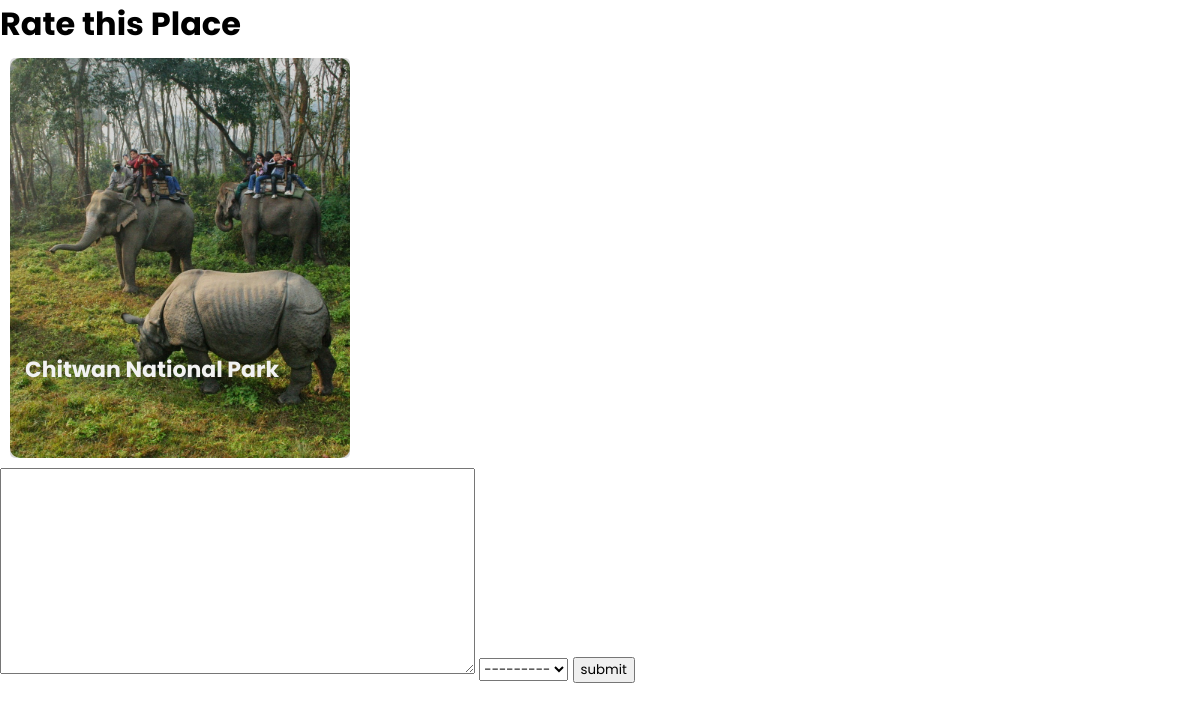
/5/rating, run on the app's committed database.
### stroll1/models.py (models this page shows, shortened)
class Destination(models.Model):
    id = models.AutoField(primary_key=True)
    name = models.CharField(max_length=100)
    description = models.CharField(max_length=300)
    price = models.FloatField()
    img = models.ImageField(upload_to="pics")
    @property
    def imageUrl(self):
        try:
            url = self.img.url
        except:
            url = ''
        return url

### stroll1/views.py (the view, shortened to what this page needs)
# urls.py: path("<dest_id>/rating", views.ratingPage, name="rating"),
def ratingPage(request, dest_id):
     destination = Destination.objects.get(id=dest_id)
     reviews = Rating.objects.filter(destination=destination)
     avg_reviews = reviews.aggregate(Avg('rating'))
     reviews_count = reviews.count()
     user = request.user
     form = ratingForm()
     context = {'form': form, 'destination': destination, 'avg_reviews' : avg_reviews,'reviews_count' : reviews_count}
     return render(request, 'rating.html', context)

### stroll1/forms.py
class ratingForm(ModelForm):
    description = forms.CharField(widget=forms.Textarea(attrs = {'class': 'materialize-textarea'}), required=False)
    class Meta:
        model = Rating
        fields = [ 'description', 'rating']

### Templates/rating.html (shortened to what this page needs)
{% load static %}
<head>
    <link href='https://unpkg.com/boxicons@2.1.4/css/boxicons.min.css' rel='stylesheet'>
    <link rel="stylesheet" href="/static/css/style.css">
    <link rel="stylesheet" href="/static/css/stroll-media.css">
</head>
<h1>Rate this Place</h1>
<div class="g-img products">
    <img src="{{destination.imageUrl}}" alt="">
    <div class="img-text">
        <h3 class="product-name">{{destination.name}}</h3>
    </div>
</div>
<form action="" method="POST">
    {{form.description}}
    {{form.rating}}
    <input type="submit" value="submit">
</form>

### static/css/style.css (style rules this page uses)
* { margin: 0; box-sizing: border-box; font-family: 'Poppins', sans-serif; scroll-behavior: smooth; }
.g-img { border-radius: 10px; width: 340px; height: 400px; position: relative; cursor: pointer; margin: 10px; }
.g-img img { position: absolute; height: 100%; width: 100%; border-radius: 10px; object-fit: cover; }
.img-text { position: absolute; background-color: rgba(0,0,0,0.15); height: 100%; width: 100%; border-radius: 5px ; }
.g-img h3, .g-img p { position: absolute; }
.g-img h3 { top: 70%; color: #F2F2F2; font-size: 25px; padding: 15px; }

### static/css/stroll-media.css (style rules this page uses)
@media screen and (max-width:1200px) { .g-img h3 { font-size: 22px; } }

### data on the page
Destination: imageUrl (picture), name "Chitwan National Park"
